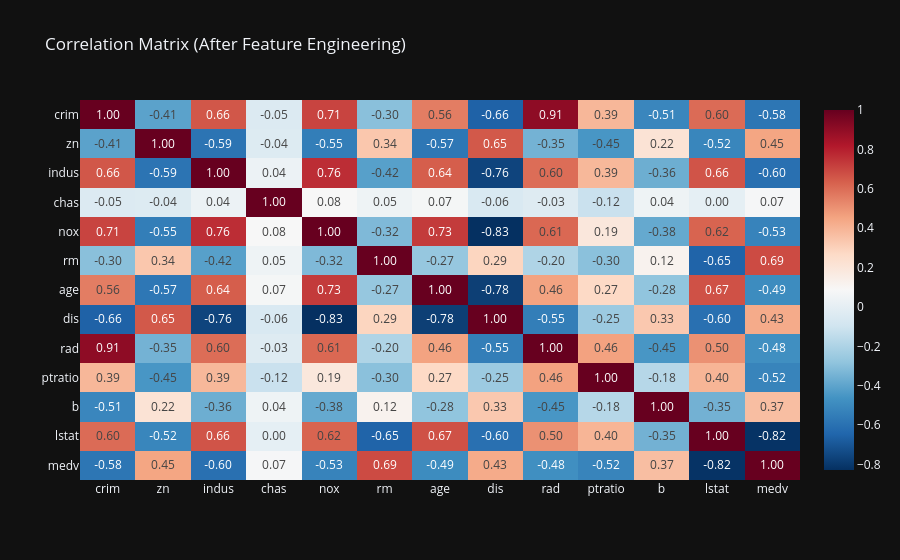

The notebook cell this image was saved under:
### Code cell
# Check the new correlation matrix to prove multicollinearity is fixed
numeric_cols = df_Boston_copy.select_dtypes(include=[np.number])
corr_matrix = numeric_cols.corr()

fig_corr = px.imshow(corr_matrix, 
                     text_auto=".2f", 
                     aspect="auto",
                     color_continuous_scale='RdBu_r',
                     template='plotly_dark',
                     title='Correlation Matrix (After Feature Engineering)',)
fig_corr.show()

### Figure 1 — Plotly figure (JSON) as saved in the notebook; plotly's stock layout.template omitted (floating-point values rounded to 4 significant figures; data arrays with more than 128 entries replaced by an {"elided": "..."} marker saying what was removed)
{"data": [{"coloraxis": "coloraxis", "hovertemplate": "x: %{x}<br>y: %{y}<br>color: %{z}<extra></extra>", "name": "0", "texttemplate": "%{z:.2f}", "type": "heatmap", "x": ["crim", "zn", "indus", "chas", "nox", "rm", "age", "dis", "rad", "ptratio", "b", "lstat", "medv"], "xaxis": "x", "y": ["crim", "zn", "indus", "chas", "nox", "rm", "age", "dis", "rad", "ptratio", "b", "lstat", "medv"], "yaxis": "y", "z": {"elided": "13x13 float values"}}], "layout": {"coloraxis": {"colorscale": [[0, "rgb(5,48,97)"], [0.1, "rgb(33,102,172)"], [0.2, "rgb(67,147,195)"], [0.3, "rgb(146,197,222)"], [0.4, "rgb(209,229,240)"], [0.5, "rgb(247,247,247)"], [0.6, "rgb(253,219,199)"], [0.7, "rgb(244,165,130)"], [0.8, "rgb(214,96,77)"], [0.9, "rgb(178,24,43)"], [1, "rgb(103,0,31)"]]}, "title": {"text": "Correlation Matrix (After Feature Engineering)"}, "xaxis": {"anchor": "y", "domain": [0, 1]}, "yaxis": {"anchor": "x", "autorange": "reversed", "domain": [0, 1]}}}
